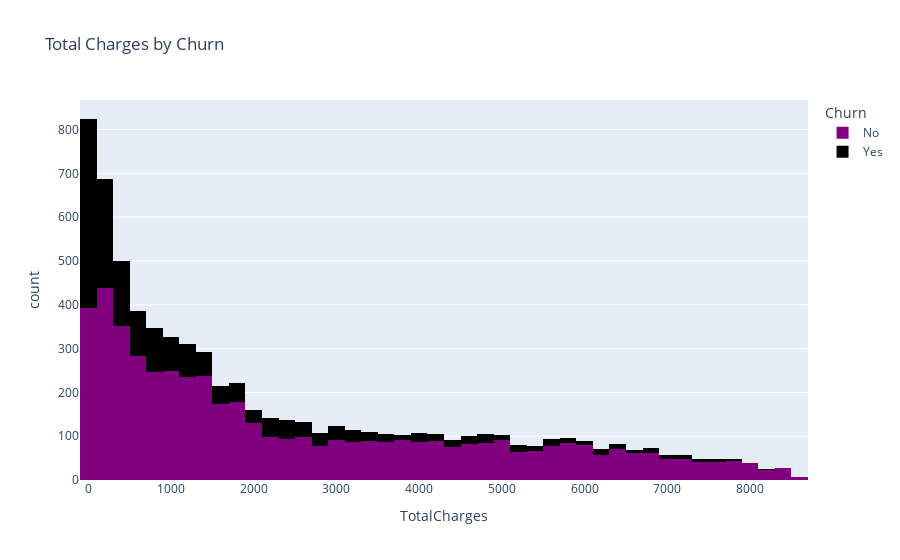

The cell this chart's notebook holds for it:
### Code cell
#total charges by churn
fig = px.histogram(data, x="TotalCharges", color="Churn",
                   title="Total Charges by Churn",
                   labels={"Total Charges": "TotalCharges", "Churn": "Churn"},
                   color_discrete_map={"Yes": "black", "No": "purple"},
                   )
fig.show()

### Figure 1 — Plotly figure (JSON) as saved in the notebook; plotly's stock layout.template omitted (floating-point values rounded to 4 significant figures; data arrays with more than 128 entries replaced by an {"elided": "..."} marker saying what was removed)
{"data": [{"alignmentgroup": "True", "bingroup": "x", "hovertemplate": "Churn=No<br>TotalCharges=%{x}<br>count=%{y}<extra></extra>", "legendgroup": "No", "marker": {"color": "purple", "pattern": {"shape": ""}}, "name": "No", "offsetgroup": "No", "orientation": "v", "showlegend": true, "type": "histogram", "x": {"elided": "5174 float values"}, "xaxis": "x", "yaxis": "y"}, {"alignmentgroup": "True", "bingroup": "x", "hovertemplate": "Churn=Yes<br>TotalCharges=%{x}<br>count=%{y}<extra></extra>", "legendgroup": "Yes", "marker": {"color": "black", "pattern": {"shape": ""}}, "name": "Yes", "offsetgroup": "Yes", "orientation": "v", "showlegend": true, "type": "histogram", "x": {"elided": "1869 float values"}, "xaxis": "x", "yaxis": "y"}], "layout": {"barmode": "relative", "legend": {"title": {"text": "Churn"}, "tracegroupgap": 0}, "title": {"text": "Total Charges by Churn"}, "xaxis": {"anchor": "y", "domain": [0, 1], "title": {"text": "TotalCharges"}}, "yaxis": {"anchor": "x", "domain": [0, 1], "title": {"text": "count"}}}}
